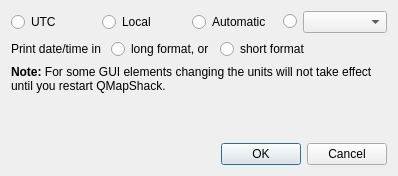
<?xml version="1.0" encoding="UTF-8"?>
<ui version="4.0">
 <class>ITimeZoneSetup</class>
 <widget class="QDialog" name="ITimeZoneSetup">
  <property name="geometry">
   <rect>
    <x>0</x>
    <y>0</y>
    <width>398</width>
    <height>176</height>
   </rect>
  </property>
  <property name="windowTitle">
   <string>Setup Timezone ...</string>
  </property>
  <layout class="QVBoxLayout" name="verticalLayout">
   <item>
    <layout class="QHBoxLayout" name="horizontalLayout_2">
     <item>
      <widget class="QRadioButton" name="radioUtc">
       <property name="text">
        <string>UTC</string>
       </property>
       <attribute name="buttonGroup">
        <string notr="true">buttonGroup</string>
       </attribute>
      </widget>
     </item>
     <item>
      <widget class="QRadioButton" name="radioLocal">
       <property name="text">
        <string>Local</string>
       </property>
       <attribute name="buttonGroup">
        <string notr="true">buttonGroup</string>
       </attribute>
      </widget>
     </item>
     <item>
      <widget class="QRadioButton" name="radioAutomatic">
       <property name="text">
        <string>Automatic</string>
       </property>
       <attribute name="buttonGroup">
        <string notr="true">buttonGroup</string>
       </attribute>
      </widget>
     </item>
     <item>
      <widget class="QRadioButton" name="radioSelected">
       <property name="sizePolicy">
        <sizepolicy hsizetype="Maximum" vsizetype="Fixed">
         <horstretch>0</horstretch>
         <verstretch>0</verstretch>
        </sizepolicy>
       </property>
       <property name="text">
        <string/>
       </property>
       <attribute name="buttonGroup">
        <string notr="true">buttonGroup</string>
       </attribute>
      </widget>
     </item>
     <item>
      <widget class="QComboBox" name="comboTimeZone"/>
     </item>
    </layout>
   </item>
   <item>
    <layout class="QHBoxLayout" name="horizontalLayout_3">
     <item>
      <widget class="QLabel" name="label">
       <property name="text">
        <string>Print date/time in </string>
       </property>
      </widget>
     </item>
     <item>
      <widget class="QRadioButton" name="radioLongFormat">
       <property name="text">
        <string>long format, or</string>
       </property>
       <attribute name="buttonGroup">
        <string notr="true">buttonGroup_2</string>
       </attribute>
      </widget>
     </item>
     <item>
      <widget class="QRadioButton" name="radioShortFormat">
       <property name="text">
        <string>short format</string>
       </property>
       <attribute name="buttonGroup">
        <string notr="true">buttonGroup_2</string>
       </attribute>
      </widget>
     </item>
     <item>
      <spacer name="horizontalSpacer">
       <property name="orientation">
        <enum>Qt::Horizontal</enum>
       </property>
       <property name="sizeHint" stdset="0">
        <size>
         <width>40</width>
         <height>20</height>
        </size>
       </property>
      </spacer>
     </item>
    </layout>
   </item>
   <item>
    <widget class="QLabel" name="label_2">
     <property name="sizePolicy">
      <sizepolicy hsizetype="MinimumExpanding" vsizetype="Preferred">
       <horstretch>0</horstretch>
       <verstretch>0</verstretch>
      </sizepolicy>
     </property>
     <property name="text">
      <string>&lt;b&gt;Note:&lt;/b&gt; For some GUI elements changing the units will not take effect until you restart QMapShack.</string>
     </property>
     <property name="alignment">
      <set>Qt::AlignLeading|Qt::AlignLeft|Qt::AlignTop</set>
     </property>
     <property name="wordWrap">
      <bool>true</bool>
     </property>
    </widget>
   </item>
   <item>
    <spacer name="verticalSpacer">
     <property name="orientation">
      <enum>Qt::Vertical</enum>
     </property>
     <property name="sizeHint" stdset="0">
      <size>
       <width>20</width>
       <height>40</height>
      </size>
     </property>
    </spacer>
   </item>
   <item>
    <layout class="QHBoxLayout" name="horizontalLayout">
     <item>
      <widget class="QDialogButtonBox" name="buttonBox">
       <property name="orientation">
        <enum>Qt::Horizontal</enum>
       </property>
       <property name="standardButtons">
        <set>QDialogButtonBox::Cancel|QDialogButtonBox::Ok</set>
       </property>
      </widget>
     </item>
    </layout>
   </item>
  </layout>
 </widget>
 <resources/>
 <connections>
  <connection>
   <sender>buttonBox</sender>
   <signal>accepted()</signal>
   <receiver>ITimeZoneSetup</receiver>
   <slot>accept()</slot>
   <hints>
    <hint type="sourcelabel">
     <x>248</x>
     <y>254</y>
    </hint>
    <hint type="destinationlabel">
     <x>157</x>
     <y>274</y>
    </hint>
   </hints>
  </connection>
  <connection>
   <sender>buttonBox</sender>
   <signal>rejected()</signal>
   <receiver>ITimeZoneSetup</receiver>
   <slot>reject()</slot>
   <hints>
    <hint type="sourcelabel">
     <x>316</x>
     <y>260</y>
    </hint>
    <hint type="destinationlabel">
     <x>286</x>
     <y>274</y>
    </hint>
   </hints>
  </connection>
 </connections>
 <buttongroups>
  <buttongroup name="buttonGroup"/>
  <buttongroup name="buttonGroup_2"/>
 </buttongroups>
</ui>
